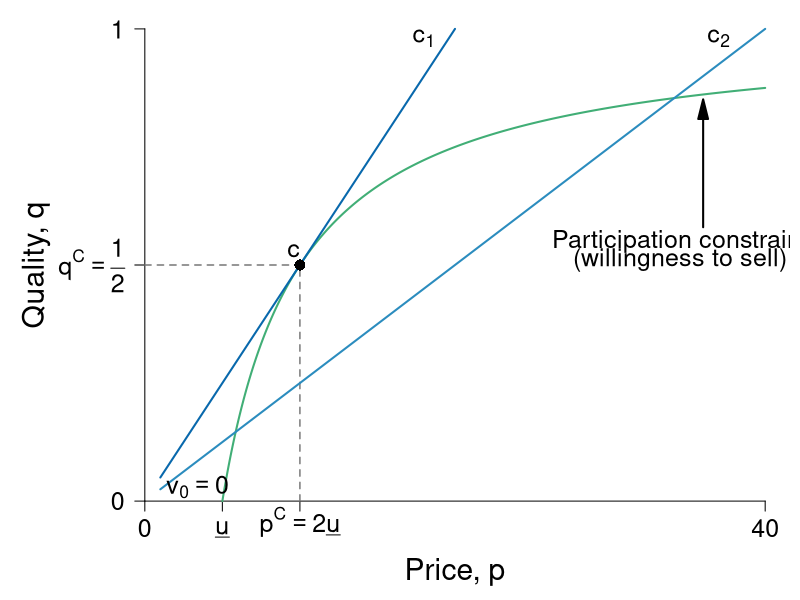

Here is the R script that generated this plot:
require(ggplot2)
require(shape)
pdf(file = "information_power/information_icc_pc_leftpanel.pdf", width = 9, height = 7)

#Set parameters for graphics
axislabelsize <- 1.8
labelsize <- 1.5
namesize <- 1.8
annotatesize <- 1.5
graphlinewidth <- 2
segmentlinewidth <- 1.5

COL <- c("#7fc97f", "#beaed4", "#fdc086", "#ffff99", "#386cb0", "#f0027f", "#bf5b17", "#666666")
COLA <- c("#e0f3db", "#99d8c9","#66c2a4","#41ae76", "#238b45", "#005824")
COLB <- c("#c6dbef", "#4eb3d3", "#2b8cbe", "#0868ac","#084081")
COLC <- c("#fcfbfd", "#efedf5", "#dadaeb", "#bcbddc", "#9e9ac8", "#807dba", "#6a51a3", "#54278f", "#3f007d")
grays <- gray.colors(25, start = 1, end = 0)

isov <- function(p, delta = 5) {
  (p - delta)/p
}

brfFn <- function(p, delta = 5) {
  1 - (2 * delta) /p
}

solowCondition <- function(p, delta = 5){
  (p*(1/(8*delta)))
}

par(mar =  c(4, 6, 0.5, 0.5))
xlims <- c(0, 40)
ylims <- c(0, 1)


plot(0, 0, xlim = xlims, ylim = ylims, type = "n",
     xlab = expression(paste("")),
     ylab = expression(paste("")),
     xaxt = "n", yaxt = "n", cex.lab = axislabelsize, bty = "n")

mtext(expression(paste("Price, ", p)), side = 1, line = 2.5, cex = axislabelsize)
text(-7, 0.5*ylims[2], expression(paste("Quality, ", q)), xpd = TRUE, cex = axislabelsize, srt = 90) 



npts <- 500 
npts2 <- 501
#Specify the sequences of points for graphing. 
xx1 <- seq(10, xlims[2], length.out = npts)
xx2 <- seq(1, xlims[2], length.out = npts)
xx0 <- seq(5, xlims[2], length.out = npts)

#Customize ticks and labels for the plot
ticksy <- c(0, 0.5, 1)
ylabels <- c(0, expression(paste(q^C, phantom() == frac(1,2))), 1)
ticksx <- c(0, 5, 10, NA, 40)
xlabels <- c(0, expression(paste(underline("u"))), expression(paste(p^C == 2*underline("u"))), NA, 40)
axis(1, at = ticksx, pos = 0, labels = xlabels, cex.axis = labelsize)
axis(2, at = ticksy, pos = 0, labels = ylabels, las = 1, cex.axis = labelsize)

#Annotation of the three graphs and the NE
#text(31.8, 0.98, expression(paste("Incomplete contract")), cex = annotatesize)
#text(31, 0.85, expression(paste(q == frac(p, 8*underline("u")))), cex = annotatesize)
#text(26, 0.34, expression(paste("Best-response")), cex = annotatesize)
#text(26, 0.3, expression(paste("function")), cex = annotatesize)
#text(26, 0.25, expression(paste("(ICC)")), cex = annotatesize)
#text(25, 0.21, expression(paste(q == 1 - frac(2*underline("u"), p))), cex = annotatesize)
#Arrows(26, 0.36, 26, 0.59, col = "black", lty = 1, lwd = 2, arr.type = "triangle")


# text(16, 0.57, expression(paste("Nash")), cex = annotatesize)
# text(16, 0.52, expression(paste("equilibrium")), cex = annotatesize)
#text(20.6, 0.48, expression(paste("n")), cex = annotatesize)


#text(13, 0.98, expression(paste("Complete contract")), cex = annotatesize)
text(18, 0.98, expression(paste(c[1])), cex = annotatesize)
text(37, 0.98, expression(paste(c[2])), cex = annotatesize)

#text(12, 0.85, expression(paste(q == frac(p, 4*underline("u")))), cex = annotatesize)
text(34.5, 0.55, expression(paste("Participation constraint")), cex = annotatesize)
text(34.5, 0.51, expression(paste("(willingness to sell)")), cex = annotatesize)
#text(35, 0.42, expression(paste(q == 1 - frac(underline("u"), p))), cex = annotatesize)


#Lines for the coordinates of the Nash equilbrium
#segments(20, 0, 20, 0.5, lty = 2, col = grays[20], lwd = segmentlinewidth)
segments(0, 0.5, 10, 0.5, lty = 2, col = grays[20], lwd = segmentlinewidth)
segments(10, 0, 10, 0.5, lty = 2, col = grays[20], lwd = segmentlinewidth)

#Draw the lines for the graphs
lines(xx0, isov(xx0, delta = 5), col = COLA[4], lwd = graphlinewidth)
#lines(xx1, brfFn(xx1), col = COL[2], lwd = graphlinewidth)
lines(xx2, solowCondition(xx2, delta = 5), col = COLB[3], lwd = graphlinewidth)

#Add a point for the NE
#points(20, 0.5, pch = 16, col = "black", cex = 1.5)

#Add a ray and a point for c  
segments(1, 0.05, 20, 1, lty = 1, lwd = graphlinewidth, col = COLB[4])
points(10, 0.5, pch = 16, col = "black", cex = 1.5)
text(9.6, 0.53, expression(paste("c")), cex = annotatesize)

Arrows(36, 0.58, 36, 0.83, col = "black", lty = 1, lwd = 2, arr.type = "triangle")

text(3.4, 0.03, expression(paste(v[0] == 0)), cex = annotatesize)

#text(18, 0.98, expression(paste(c[1])), cex = annotatesize)
#text(37, 0.98, expression(paste(c[2])), cex = annotatesize)
#text(39, 0.525, expression(paste(c[3])), cex = annotatesize)


dev.off()
